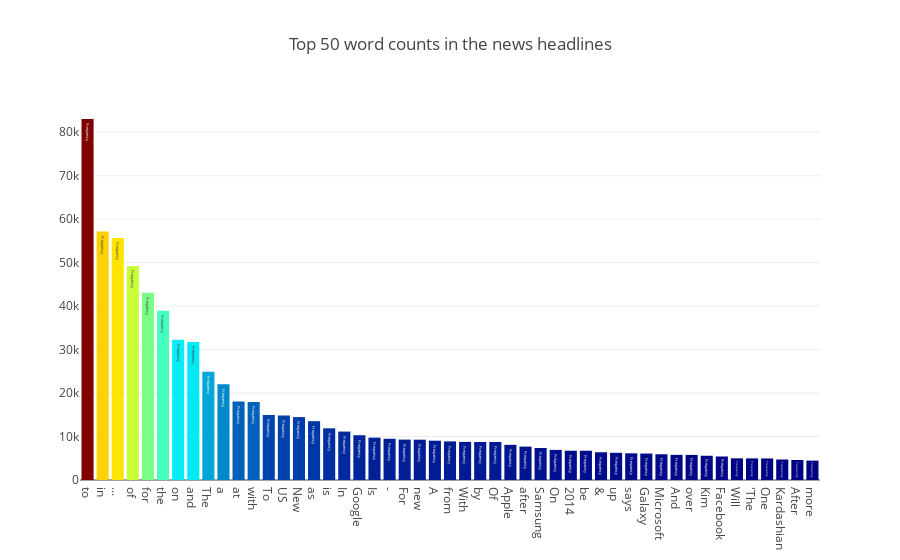

Source (notebook cell):
### Code cell
graph = [plotly.graph_objs.Bar(
            x = vocabolary.index.values[0:49],
            y = vocabolary.values[0:49],
            marker = dict(colorscale='Jet', color = vocabolary.values[0:49]),
            text = 'Frequency'
        )]
layout = plotly.graph_objs.Layout(title='Top 50 word counts in the news headlines')

figure = plotly.graph_objs.Figure(data=graph, layout=layout)

py.iplot(figure)

### Figure 1 — Plotly figure (JSON) as saved in the notebook; plotly's stock layout.template omitted (floating-point values rounded to 4 significant figures)
{"data": [{"marker": {"color": [83048, 57151, 55671, 49224, 43062, 38936, 32248, 31756, 24911, 22003, 18047, 17933, 14935, 14836, 14474, 13532, 11887, 11142, 10302, 9741, 9487, 9292, 9274, 9041, 8877, 8764, 8743, 8741, 8092, 7684, 7365, 6920, 6738, 6734, 6383, 6256, 6138, 6084, 5922, 5785, 5770, 5576, 5408, 4982, 4970, 4956, 4715, 4605, 4456], "colorscale": "Jet"}, "text": "Frequency", "type": "bar", "uid": "dd374da2-eb7f-11e8-959d-8c8590cada19", "x": ["to", "in", "...", "of", "for", "the", "on", "and", "The", "a", "at", "with", "To", "US", "New", "as", "is", "In", "Google", "Is", "-", "For", "new", "A", "from", "With", "by", "Of", "Apple", "after", "Samsung", "On", "2014", "be", "&", "up", "says", "Galaxy", "Microsoft", "And", "over", "Kim", "Facebook", "Will", "'The", "One", "Kardashian", "After", "more"], "y": [83048, 57151, 55671, 49224, 43062, 38936, 32248, 31756, 24911, 22003, 18047, 17933, 14935, 14836, 14474, 13532, 11887, 11142, 10302, 9741, 9487, 9292, 9274, 9041, 8877, 8764, 8743, 8741, 8092, 7684, 7365, 6920, 6738, 6734, 6383, 6256, 6138, 6084, 5922, 5785, 5770, 5576, 5408, 4982, 4970, 4956, 4715, 4605, 4456]}], "layout": {"title": "Top 50 word counts in the news headlines"}}
